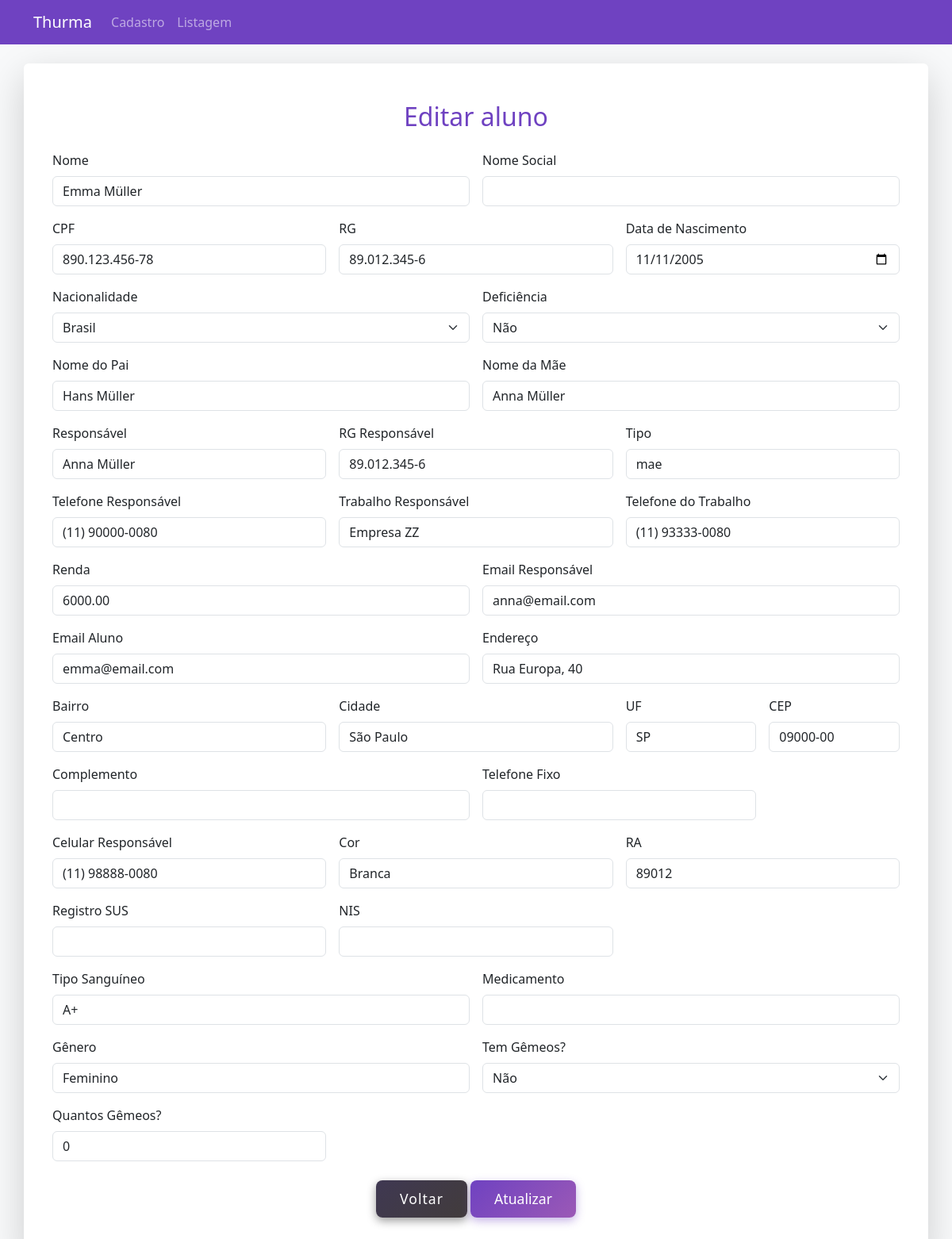
Screenshot of /editar_aluno.php?id=240 with the database file from the repository.
### tables this page shows
CREATE TABLE `alunos` (
  `id` int(11) NOT NULL,
  `nome` varchar(255) NOT NULL,
  `nome_social` varchar(255) DEFAULT NULL,
  `cpf` varchar(14) NOT NULL,
  `rg` varchar(12) DEFAULT NULL,
  `data_nascimento` date NOT NULL,
  `nacionalidade` varchar(100) DEFAULT NULL,
  `deficiencia` enum('sim','nao') DEFAULT 'nao',
  `nome_pai` varchar(255) DEFAULT NULL,
  `nome_mae` varchar(255) DEFAULT NULL,
  `responsavel` varchar(255) NOT NULL,
  `rg_responsavel` varchar(12) DEFAULT NULL,
  `tipo_responsavel` varchar(100) DEFAULT NULL,
  `tel_responsavel` varchar(15) DEFAULT NULL,
  `trabalho_responsavel` varchar(255) DEFAULT NULL,
  `tel_trabalho_responsavel` varchar(15) DEFAULT NULL,
  `renda_responsavel` decimal(10,2) DEFAULT NULL,
  `email_responsavel` varchar(255) DEFAULT NULL,
  `email_aluno` varchar(255) DEFAULT NULL,
  `endereco` varchar(255) DEFAULT NULL,
  `bairro` varchar(100) DEFAULT NULL,
  `cidade` varchar(100) DEFAULT NULL,
  `uf` char(2) DEFAULT NULL,
  `cep` varchar(8) DEFAULT NULL,
  `complemento` varchar(100) DEFAULT NULL,
  `telefone_fixo` varchar(15) DEFAULT NULL,
  `cel_responsavel` varchar(15) DEFAULT NULL,
  `cor` varchar(50) DEFAULT NULL,
  `ra` varchar(20) NOT NULL,
  `registro_sus` varchar(20) DEFAULT NULL,
  `nis` varchar(20) DEFAULT NULL,
  `tipo_sanguineo` varchar(3) DEFAULT NULL,
  `medicamento` varchar(255) DEFAULT NULL,
  `genero` varchar(20) DEFAULT NULL,
  `tem_gemeos` enum('sim','nao') DEFAULT 'nao',
  `quantos_gemeos` int(11) DEFAULT 0,
  `sala` enum('1º Ano Fundamental','2º Ano Fundamental','3º Ano Fundamental','4º Ano Fundamental','5º Ano Fundamental','6º Ano Fundamental','7º Ano Fundamental','8º Ano Fundamental','9º Ano Fundamental','1º Ano Médio','2º Ano Médio','3º Ano Médio') NOT NULL DEFAULT '1º Ano Fundamental'
);

### editar_aluno.php (the view, shortened to what this page needs)
<?php
include 'conexao.php';
if (isset($_GET['id'])) {
    $id = $_GET['id'];
    $sql = "SELECT * FROM alunos WHERE id = ?";
    $stmt = $conn->prepare($sql);
    $stmt->bind_param("i", $id);
    $stmt->execute();
    $result = $stmt->get_result();
    if ($result->num_rows > 0) {
        $alunos = $result->fetch_assoc();
    } else {
        die("Aluno não encontrado.");
    }
} else {
    die("ID do aluno não especificado.");
}
?>
<!DOCTYPE html>
<html lang="pt-BR">
<head>
    <link href="https://cdn.jsdelivr.net/npm/bootstrap@5.3.0/dist/css/bootstrap.min.css" rel="stylesheet">
    <link rel="stylesheet" href="style.css">
</head>
<body class="bg-light">
<nav class="navbar navbar-expand-lg navbar-dark bg-purple mb-4">
  <div class="container">
    <a class="navbar-brand" href="index.php">Thurma</a>
    <div class="collapse navbar-collapse">
        <ul class="navbar-nav me-auto">
        <li class="nav-item"><a class="nav-link" href="cadastro.html">Cadastro</a></li>
        <li class="nav-item"><a class="nav-link" href="listagem.php">Listagem</a></li>
    </ul>
    </div>
  </div>
</nav>
<div class="container bg-white shadow-lg rounded p-4 mb-5">
    <div class="container my-4">
    <h2 class="text-center text-purple mb-4">Editar aluno</h2>
        <form method="POST" class="row g-3">
            <div class="col-md-6">
                <label class="form-label">Nome</label>
                <input type="text" class="form-control" name="nome" value="<?= $alunos['nome'] ?>" required>
            </div>
            <div class="col-md-6">
                <label class="form-label">Nome Social</label>
                <input type="text" class="form-control" name="nome_social" value="<?= $alunos['nome_social'] ?>">
            </div>
            <div class="col-md-4">
                <label class="form-label">CPF</label>
                <input type="text" class="form-control cpf" name="cpf" value="<?= $alunos['cpf'] ?>" required>
            </div>
            <div class="col-md-4">
                <label class="form-label">RG</label>
                <input type="text" class="form-control rg" name="rg" value="<?= $alunos['rg'] ?>">
            </div>
            <div class="col-md-4">
                <label class="form-label">Data de Nascimento</label>
                <input type="date" class="form-control" name="data_nascimento" value="<?= $alunos['data_nascimento'] ?>">
            </div>
            <div class="col-md-6">
                <label class="form-label">Nacionalidade</label>
                <select class="form-select" name="nacionalidade">
                    <option value="Brasil" <?= $alunos['nacionalidade'] === 'Brasil' ? 'selected' : '' ?>>Brasil</option>
                </select>
            </div>
            <div class="col-md-6">
                <label class="form-label">Deficiência</label>
                <select name="deficiencia" class="form-select">
                    <option value="nao" <?= $alunos['deficiencia'] === 'nao' ? 'selected' : '' ?>>Não</option>
                </select>
            </div>
            <div class="col-md-6">
                <label class="form-label">Nome do Pai</label>
                <input type="text" class="form-control" name="nome_pai" value="<?= $alunos['nome_pai'] ?>">
            </div>
            <div class="col-md-6">
                <label class="form-label">Nome da Mãe</label>
                <input type="text" class="form-control" name="nome_mae" value="<?= $alunos['nome_mae'] ?>">
            </div>
            <div class="col-md-4">
                <label class="form-label">Responsável</label>
                <input type="text" class="form-control" name="responsavel" value="<?= $alunos['responsavel'] ?>">
            </div>
            <div class="col-md-4">
                <label class="form-label">RG Responsável</label>
                <input type="text" class="form-control rg" name="rg_responsavel" value="<?= $alunos['rg_responsavel'] ?>">
            </div>
            <div class="col-md-4">
                <label class="form-label">Tipo</label>
                <input type="text" class="form-control" name="tipo_responsavel" value="<?= $alunos['tipo_responsavel'] ?>">
            </div>
            <div class="col-md-4">
                <label class="form-label">Telefone Responsável</label>
                <input type="text" class="form-control telefone" name="tel_responsavel" value="<?= $alunos['tel_responsavel'] ?>">
            </div>
            <div class="col-md-4">
                <label class="form-label">Trabalho Responsável</label>
                <input type="text" class="form-control" name="trabalho_responsavel" value="<?= $alunos['trabalho_responsavel'] ?>">
            </div>
            <div class="col-md-4">
                <label class="form-label">Telefone do Trabalho</label>
                <input type="text" class="form-control telefone" name="tel_trabalho_responsavel" value="<?= $alunos['tel_trabalho_responsavel'] ?>">
            </div>
            <div class="col-md-6">
                <label class="form-label">Renda</label>
                <input type="text" class="form-control" name="renda_responsavel" value="<?= $alunos['renda_responsavel'] ?>">
            </div>
            <div class="col-md-6">
                <label class="form-label">Email Responsável</label>
                <input type="email" class="form-control" name="email_responsavel" value="<?= $alunos['email_responsavel'] ?>">
            </div>
            <div class="col-md-6">
                <label class="form-label">Email Aluno</label>
                <input type="email" class="form-control" name="email_aluno" value="<?= $alunos['email_aluno'] ?>">
            </div>
            <div class="col-md-6">
                <label class="form-label">Endereço</label>
                <input type="text" class="form-control" name="endereco" value="<?= $alunos['endereco'] ?>">
            </div>
            <div class="col-md-4">
                <label class="form-label">Bairro</label>
                <input type="text" class="form-control" name="bairro" value="<?= $alunos['bairro'] ?>">
            </div>
            <div class="col-md-4">
                <label class="form-label">Cidade</label>
                <input type="text" class="form-control" name="cidade" value="<?= $alunos['cidade'] ?>">
            </div>
            <div class="col-md-2">
                <label class="form-label">UF</label>
                <input type="text" class="form-control" name="uf" value="<?= $alunos['uf'] ?>">
            </div>
            <div class="col-md-2">
                <label class="form-label">CEP</label>
                <input type="text" class="form-control cep" name="cep" value="<?= $alunos['cep'] ?>">
            </div>
            <div class="col-md-6">
                <label class="form-label">Complemento</label>
                <input type="text" class="form-control" name="complemento" value="<?= $alunos['complemento'] ?>">
            </div>
            <div class="col-md-4">
                <label class="form-label">Telefone Fixo</label>
                <input type="text" class="form-control telefone" name="telefone_fixo" value="<?= $alunos['telefone_fixo'] ?>">
            </div>
            <div class="col-md-4">
                <label class="form-label">Celular Responsável</label>
                <input type="text" class="form-control telefone" name="cel_responsavel" value="<?= $alunos['cel_responsavel'] ?>">
            </div>
            <div class="col-md-4">
                <label class="form-label">Cor</label>
                <input type="text" class="form-control" name="cor" value="<?= $alunos['cor'] ?>">
            </div>
            <div class="col-md-4">
                <label class="form-label">RA</label>
                <input type="text" class="form-control" name="ra" maxlength="5" value="<?= $alunos['ra'] ?>">
            </div>
            <div class="col-md-4">
                <label class="form-label">Registro SUS</label>
                <input type="text" class="form-control" name="registro_sus" value="<?= $alunos['registro_sus'] ?>">
            </div>
            <div class="col-md-4">
                <label class="form-label">NIS</label>
                <input type="text" class="form-control" name="nis" value="<?= $alunos['nis'] ?>">
            </div>
            <div class="col-md-6">
                <label class="form-label">Tipo Sanguíneo</label>
                <input type="text" class="form-control" name="tipo_sanguineo" value="<?= $alunos['tipo_sanguineo'] ?>">
            </div>
            <div class="col-md-6">
                <label class="form-label">Medicamento</label>
                <input type="text" class="form-control" name="medicamento" value="<?= $alunos['medicamento'] ?>">
            </div>
            <div class="col-md-6">
                <label class="form-label">Gênero</label>
                <input type="text" class="form-control" name="genero" value="<?= $alunos['genero'] ?>">
            </div>
            <div class="col-md-6">
                <label class="form-label">Tem Gêmeos?</label>
                <select class="form-select" name="tem_gemeos">
                    <option value="nao" <?= $alunos['tem_gemeos'] === 'nao' ? 'selected' : '' ?>>Não</option>
                </select>
            </div>
            <div class="col-md-4">
                <label class="form-label">Quantos Gêmeos?</label>
                <input type="number" class="form-control" name="quantos_gemeos" value="<?= $alunos['quantos_gemeos'] ?>">
            </div>
            <div class="col-12 text-center mt-4">
                <button type="button" class="btn-cinza" onclick="window.location.href='listagem.php'">Voltar</button>
                <button type="submit" class="btn-purple">Atualizar</button>
            </div>
        </form>
    </div>
</div>
</body>
</html>

### style.css (style rules this page uses)
body { background: url('background.jpg') repeat; background-color: #f5f5f5; font-family: 'Segoe UI', sans-serif; }
.bg-purple { background-color: #6f42c1 !important; }
.text-purple { color: #6f42c1; }
label { font-weight: 500; }
input, select { border-radius: 6px !important; }
.btn-purple { background: linear-gradient(135deg, #6f42c1, #9b59b6); color: white; border: none; padding: 10px 30px; font-size: 1.1rem; border-radius: 8px; box-shadow: 0 4px 12px rgba(111, 66, 193, 0.4); transition: all 0.3s ease; font-weight: 500; }
.btn-cinza { background: linear-gradient(135deg, #3f3852, #423c3c); color: white; border: none; padding: 10px 30px; font-size: 1.1rem; border-radius: 8px; box-shadow: 0 4px 12px rgba(0, 0, 0, 0.4); transition: all 0.3s ease; font-weight: 500; cursor: pointer; letter-spacing: 1px; }

### rows the page displays
alunos: nome "Emma Müller", cpf "890.123.456-78", rg "89.012.345-6", data_nascimento "11/11/2005", deficiencia "Não", nome_pai "Hans Müller", nome_mae "Anna Müller", responsavel "Anna Müller", rg_responsavel "89.012.345-6", tipo_responsavel "mae", tel_responsavel "(11) 90000-0080", trabalho_responsavel "Empresa ZZ", tel_trabalho_responsavel "(11) 93333-0080", renda_responsavel "6000.00", email_responsavel "anna@email.com", email_aluno "emma@email.com", endereco "Rua Europa, 40", bairro "Centro", cidade "São Paulo", uf "SP", cep "09000-00", cel_responsavel "(11) 98888-0080", cor "Branca", ra "89012", tipo_sanguineo "A+", genero "Feminino", tem_gemeos "Não", quantos_gemeos "0"
